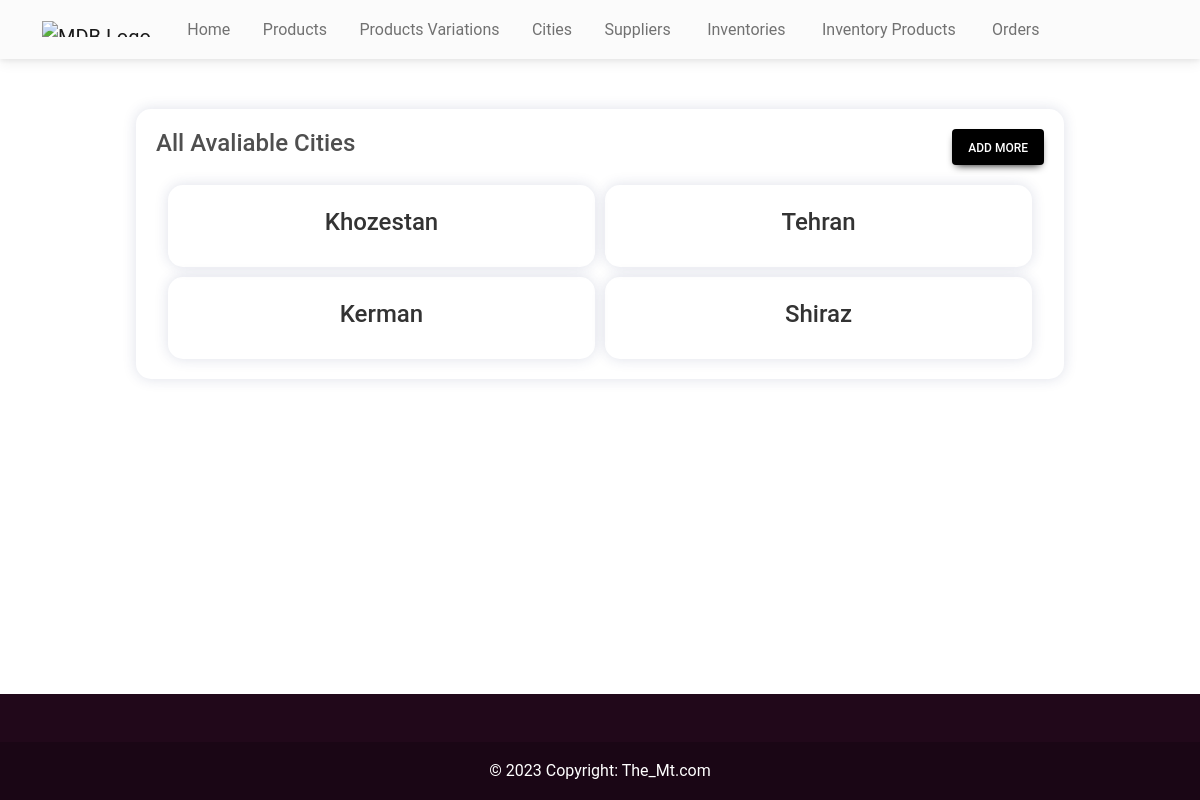
The page /adminHome/cityList/ on the database its author committed.
### shop/models.py (models this page shows, shortened)
class City(models.Model):
    name = models.CharField(max_length=200, verbose_name="Name")

### shop/views.py (the view)
# urls.py: path('adminHome/cityList/', CityListView.as_view(), name='cityList'),
class CityListView(ListView):
    model = City
    template_name = 'cityList.html'

### templates/cityList.html (shortened to what this page needs)
{% extends 'adminBase.html' %}
{% load static %}
{% block cssLinks %}
<link rel="stylesheet" href="{% static 'css/cityList.css' %}" />
{% endblock cssLinks %}
{% block content %}
<section class="cityList mb-14">
  <div class="wrapper">
    <div class="top">
      <h4>All Avaliable Cities</h4>
      <a class="btn btn-black px-3" role="button" href="{% url 'cityCreate' %}">Add more</a>
    </div>
    <div class="container">
      {% for city in object_list%}
      <div class="cityCard">
        <h4>{{ city.name }}</h4>
      </div>
      {% endfor %}
    </div>
  </div>
</section>
{% endblock content %}

### static/css/cityList.css (style rules this page uses)
section.cityList { width: 100%; padding: 50px 20px; background-color: white; }
section.cityList > .wrapper { display: flex; width: 80%; flex-flow: column; justify-content: center; align-items: center; padding: 20px; margin: 0 auto; border-radius: 15px; box-shadow: 0px 0px 14px 0px rgba(36, 48, 110, 0.15); row-gap: 20px; }
section.cityList > .wrapper > .top { display: flex; width: 100%; flex-flow: row nowrap; justify-content: space-between; align-items: center; }
@media screen and (min-width: 1200px) { section.cityList > .wrapper > .container { display: grid; width: 100%; grid-template-columns: repeat(4, 1fr); justify-content: center; align-items: center; gap: 10px; } }
@media screen and (min-width: 768px) and (max-width: 1200px) { section.cityList > .wrapper > .container { display: grid; width: 100%; grid-template-columns: repeat(2, 1fr); justify-content: center; align-items: center; gap: 10px; } }
section.cityList > .wrapper > .container > .cityCard { display: flex; width: 100%; flex-flow: column; justify-content: center; align-items: center; row-gap: 10px; padding: 25px; border-radius: 15px; box-shadow: 0px 0px 14px 0px rgba(36, 48, 110, 0.15); transition: 300ms ease; transition: 300ms ease; position: relative; overflow: hidden; }
section.cityList > .wrapper > .container > .cityCard > h4 { width: 100%; text-align: center; font-size: 24px; line-height: 24px; text-transform: capitalize; color: #333; }

### rows shown on the page
City: name "Khozestan"
City: name "Tehran"
City: name "Kerman"
City: name "Shiraz"
